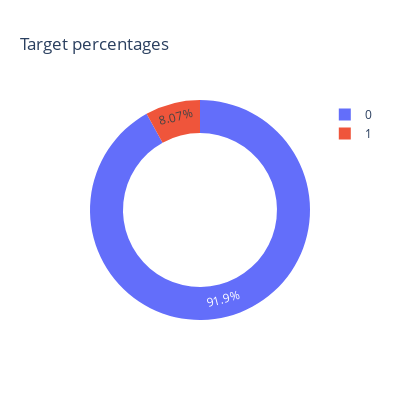

Notebook source saved alongside this figure:
### Code cell
print(application_train.TARGET.value_counts().values)
px.pie(title='Target percentages',
       names=application_train.TARGET.value_counts().index,
       values=application_train.TARGET.value_counts().values,
       hole=0.7,
       width=400,
       height=400)

### Figure 1 — Plotly figure (JSON) as saved in the notebook; plotly's stock layout.template omitted (floating-point values rounded to 4 significant figures)
{"data": [{"domain": {"x": [0, 1], "y": [0, 1]}, "hole": 0.7, "hovertemplate": "label=%{label}<br>value=%{value}<extra></extra>", "labels": [0, 1], "legendgroup": "", "name": "", "showlegend": true, "type": "pie", "values": [282686, 24825]}], "layout": {"height": 400, "legend": {"tracegroupgap": 0}, "title": {"text": "Target percentages"}, "width": 400}}
